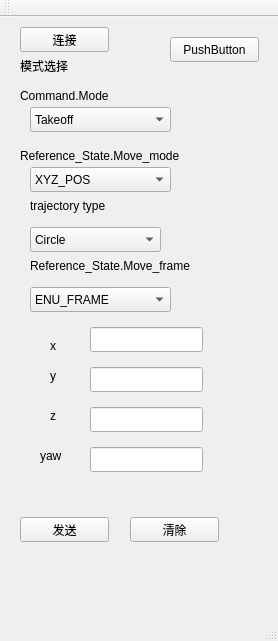
<?xml version="1.0" encoding="UTF-8"?>
<ui version="4.0">
 <class>MainWindow</class>
 <widget class="QMainWindow" name="MainWindow">
  <property name="geometry">
   <rect>
    <x>0</x>
    <y>0</y>
    <width>278</width>
    <height>641</height>
   </rect>
  </property>
  <property name="windowTitle">
   <string>MainWindow</string>
  </property>
  <widget class="QWidget" name="centralWidget">
   <widget class="QPushButton" name="pushButton">
    <property name="geometry">
     <rect>
      <x>20</x>
      <y>500</y>
      <width>89</width>
      <height>25</height>
     </rect>
    </property>
    <property name="text">
     <string>发送</string>
    </property>
   </widget>
   <widget class="QPushButton" name="pushButton_2">
    <property name="geometry">
     <rect>
      <x>130</x>
      <y>500</y>
      <width>89</width>
      <height>25</height>
     </rect>
    </property>
    <property name="text">
     <string>清除</string>
    </property>
   </widget>
   <widget class="QLabel" name="label">
    <property name="geometry">
     <rect>
      <x>20</x>
      <y>40</y>
      <width>67</width>
      <height>17</height>
     </rect>
    </property>
    <property name="text">
     <string>模式选择</string>
    </property>
   </widget>
   <widget class="QComboBox" name="comboBox">
    <property name="geometry">
     <rect>
      <x>30</x>
      <y>90</y>
      <width>141</width>
      <height>25</height>
     </rect>
    </property>
    <item>
     <property name="text">
      <string>Takeoff</string>
     </property>
    </item>
    <item>
     <property name="text">
      <string>Hold</string>
     </property>
    </item>
    <item>
     <property name="text">
      <string>Land</string>
     </property>
    </item>
    <item>
     <property name="text">
      <string>Move</string>
     </property>
    </item>
    <item>
     <property name="text">
      <string>Disarm</string>
     </property>
    </item>
    <item>
     <property name="text">
      <string>User_Mode1</string>
     </property>
    </item>
    <item>
     <property name="text">
      <string>User_Mode2</string>
     </property>
    </item>
   </widget>
   <widget class="QComboBox" name="comboBox_2">
    <property name="geometry">
     <rect>
      <x>30</x>
      <y>150</y>
      <width>141</width>
      <height>25</height>
     </rect>
    </property>
    <item>
     <property name="text">
      <string>XYZ_POS</string>
     </property>
    </item>
    <item>
     <property name="text">
      <string>XY_POS_Z_VEL</string>
     </property>
    </item>
    <item>
     <property name="text">
      <string>XY_VEL_Z_POS</string>
     </property>
    </item>
    <item>
     <property name="text">
      <string>XYZ_VEL</string>
     </property>
    </item>
    <item>
     <property name="text">
      <string>TRAJECTORY</string>
     </property>
    </item>
   </widget>
   <widget class="QLabel" name="label_2">
    <property name="geometry">
     <rect>
      <x>20</x>
      <y>70</y>
      <width>121</width>
      <height>17</height>
     </rect>
    </property>
    <property name="text">
     <string>Command.Mode</string>
    </property>
   </widget>
   <widget class="QLabel" name="label_3">
    <property name="geometry">
     <rect>
      <x>20</x>
      <y>130</y>
      <width>211</width>
      <height>17</height>
     </rect>
    </property>
    <property name="text">
     <string>Reference_State.Move_mode</string>
    </property>
   </widget>
   <widget class="QLabel" name="label_4">
    <property name="geometry">
     <rect>
      <x>30</x>
      <y>240</y>
      <width>211</width>
      <height>17</height>
     </rect>
    </property>
    <property name="text">
     <string>Reference_State.Move_frame</string>
    </property>
   </widget>
   <widget class="QComboBox" name="comboBox_3">
    <property name="geometry">
     <rect>
      <x>30</x>
      <y>270</y>
      <width>141</width>
      <height>25</height>
     </rect>
    </property>
    <item>
     <property name="text">
      <string>ENU_FRAME</string>
     </property>
    </item>
    <item>
     <property name="text">
      <string>BODY_FRAME</string>
     </property>
    </item>
   </widget>
   <widget class="QLineEdit" name="lineEdit">
    <property name="geometry">
     <rect>
      <x>90</x>
      <y>310</y>
      <width>113</width>
      <height>25</height>
     </rect>
    </property>
   </widget>
   <widget class="QLineEdit" name="lineEdit_2">
    <property name="geometry">
     <rect>
      <x>90</x>
      <y>350</y>
      <width>113</width>
      <height>25</height>
     </rect>
    </property>
   </widget>
   <widget class="QLineEdit" name="lineEdit_3">
    <property name="geometry">
     <rect>
      <x>90</x>
      <y>390</y>
      <width>113</width>
      <height>25</height>
     </rect>
    </property>
   </widget>
   <widget class="QLineEdit" name="lineEdit_4">
    <property name="geometry">
     <rect>
      <x>90</x>
      <y>430</y>
      <width>113</width>
      <height>25</height>
     </rect>
    </property>
   </widget>
   <widget class="QLabel" name="label_5">
    <property name="geometry">
     <rect>
      <x>50</x>
      <y>320</y>
      <width>16</width>
      <height>17</height>
     </rect>
    </property>
    <property name="text">
     <string>x</string>
    </property>
   </widget>
   <widget class="QLabel" name="label_6">
    <property name="geometry">
     <rect>
      <x>50</x>
      <y>390</y>
      <width>16</width>
      <height>17</height>
     </rect>
    </property>
    <property name="text">
     <string>z</string>
    </property>
   </widget>
   <widget class="QLabel" name="label_8">
    <property name="geometry">
     <rect>
      <x>40</x>
      <y>430</y>
      <width>31</width>
      <height>17</height>
     </rect>
    </property>
    <property name="text">
     <string>yaw</string>
    </property>
   </widget>
   <widget class="QLabel" name="label_9">
    <property name="geometry">
     <rect>
      <x>50</x>
      <y>350</y>
      <width>16</width>
      <height>17</height>
     </rect>
    </property>
    <property name="text">
     <string>y</string>
    </property>
   </widget>
   <widget class="QComboBox" name="comboBox_4">
    <property name="geometry">
     <rect>
      <x>30</x>
      <y>210</y>
      <width>131</width>
      <height>25</height>
     </rect>
    </property>
    <item>
     <property name="text">
      <string>Circle</string>
     </property>
    </item>
    <item>
     <property name="text">
      <string>Eight Shape</string>
     </property>
    </item>
    <item>
     <property name="text">
      <string>Step</string>
     </property>
    </item>
   </widget>
   <widget class="QLabel" name="label_7">
    <property name="geometry">
     <rect>
      <x>30</x>
      <y>180</y>
      <width>141</width>
      <height>17</height>
     </rect>
    </property>
    <property name="text">
     <string>trajectory type</string>
    </property>
   </widget>
   <widget class="QPushButton" name="pushButton_3">
    <property name="geometry">
     <rect>
      <x>20</x>
      <y>10</y>
      <width>89</width>
      <height>25</height>
     </rect>
    </property>
    <property name="text">
     <string>连接</string>
    </property>
   </widget>
   <widget class="QPushButton" name="pushButton_4">
    <property name="geometry">
     <rect>
      <x>170</x>
      <y>20</y>
      <width>89</width>
      <height>25</height>
     </rect>
    </property>
    <property name="text">
     <string>PushButton</string>
    </property>
   </widget>
  </widget>
  <widget class="QMenuBar" name="menuBar">
   <property name="geometry">
    <rect>
     <x>0</x>
     <y>0</y>
     <width>278</width>
     <height>28</height>
    </rect>
   </property>
  </widget>
  <widget class="QToolBar" name="mainToolBar">
   <attribute name="toolBarArea">
    <enum>TopToolBarArea</enum>
   </attribute>
   <attribute name="toolBarBreak">
    <bool>false</bool>
   </attribute>
  </widget>
  <widget class="QStatusBar" name="statusBar"/>
 </widget>
 <layoutdefault spacing="6" margin="11"/>
 <resources/>
 <connections/>
</ui>
